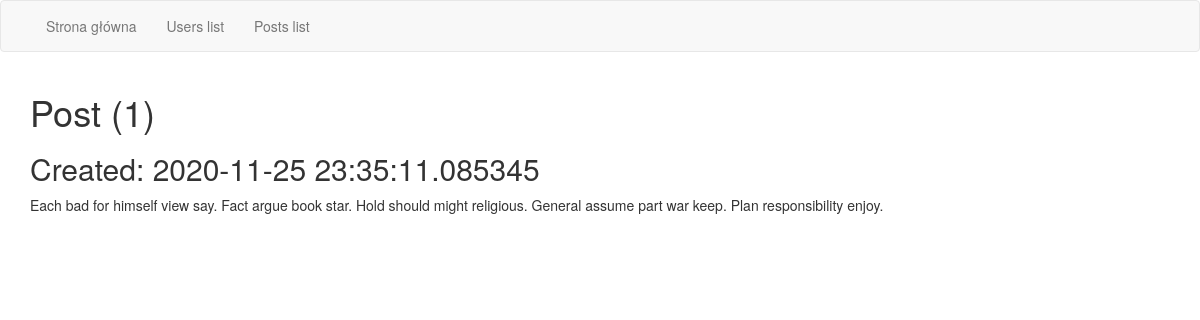
The app's page /posts/1/ with its own data.
### ml_runner/models.py (models this page shows)
class Post(db.Model):
    id = db.Column(db.Integer, primary_key=True)
    content = db.Column(db.Text(), nullable=False)
    creation_date = db.Column(db.DateTime(), nullable=False, default=datetime.now)
    user_id = db.Column(db.Integer, db.ForeignKey('user.id'), nullable=True)

### ml_runner/main/views.py (the view)
@bp.route('/posts/<int:post_id>/')
def post_details(post_id):
    post = Post.query.get_or_404(post_id)
    return render_template('post_details.html', post=post)

### ml_runner/templates/post_details.html
{% extends "base.html" %}
{% block custom_content %}
  <h1>Post ({{ post.id }})</h1>
  <h2>Created: {{ post.creation_date }}</h2>
  <span>{{ post.content }}</span>
{% endblock %}

### records on screen
Post: id "1", creation_date "2020-11-25 23:35:11.085345", content "Each bad for himself view say. Fact argue book star. Hold should might religious. General assume part war keep. Plan responsibility enjoy."
